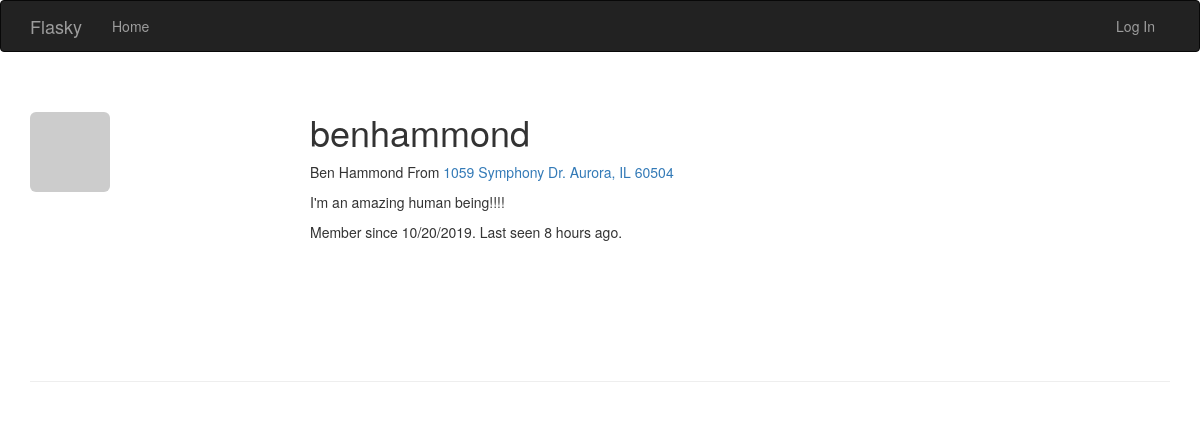
Page /user/benhammond on the earlier database version.
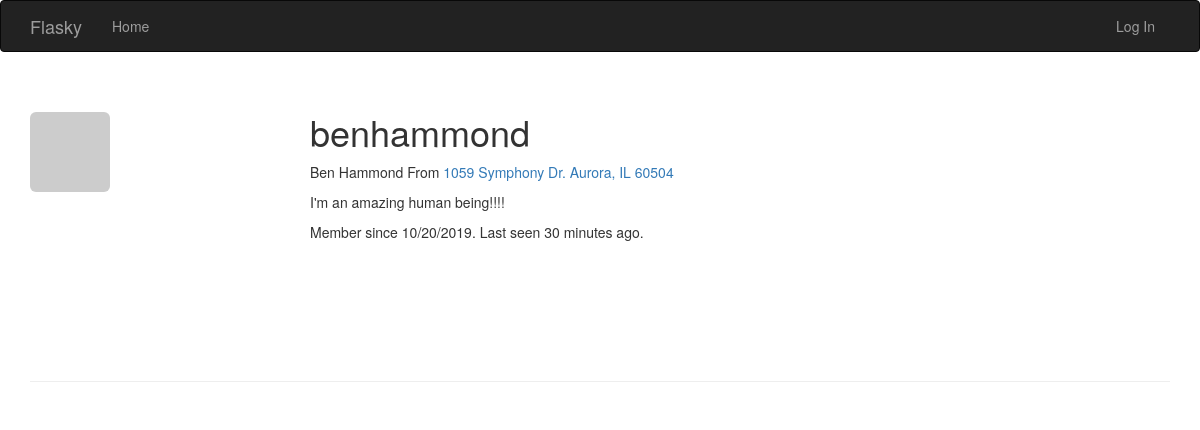
Same page on the later database version.
### app/models.py (models this page shows, shortened)
class User(UserMixin, db.Model):
    __tablename__ = 'users'
    id = db.Column(db.Integer, primary_key=True)
    email = db.Column(db.String(64), unique=True, index=True)
    username = db.Column(db.String(64), unique=True, index=True)
    role_id = db.Column(db.Integer, db.ForeignKey('roles.id'))
    password_hash = db.Column(db.String(128))
    confirmed = db.Column(db.Boolean, default=False)
    name = db.Column(db.String(64))
    location = db.Column(db.String(64))
    about_me = db.Column(db.Text())
    member_since = db.Column(db.DateTime(), default=datetime.utcnow)
    last_seen = db.Column(db.DateTime(), default=datetime.utcnow)
    avatar_hash = db.Column(db.String(32))
    @property
    def password(self):
        raise AttributeError('password is not a readable attribute')
    def gravatar(self, size=100, default='identicon', rating='g'):
        if request.is_secure:
            url = 'https://secure.gravatar.com/avatar'
        else:
            url = 'http://secure.gravatar.com/avatar'
        hash = hashlib.md5(self.email.lower().encode('utf-8')).hexdigest()
        return '{url}/{hash}?s={size}&d={default}&r={rating}'.format(
                url=url, hash=hash, size=size, default=default, rating=rating)

### app/main/views.py (the view)
@main.route('/user/<username>')
def user(username):
    user = User.query.filter_by(username=username).first_or_404()
    return render_template('user.html', user=user)

### app/auth/views.py (called while the page is built)
@auth.before_app_request
def before_request():
    if current_user.is_authenticated:
        current_user.ping()
        if not current_user.confirmed \
                and request.endpoint \
                and request.blueprint != 'auth' \
                and request.endpoint != 'static':
            return redirect(url_for('auth.unconfirmed'))

### app/main/__init__.py (called while the page is built)
@main.app_context_processor
def inject_permissions():
    return dict(Permission=Permission)

### app/models.py (called while the page is built)
    def is_administrator(self):
        return False

### app/templates/user.html (shortened to what this page needs)
{% extends "base.html" %}
{% block page_content %}
<div class="page-header">
    <img class="img-rounded profile-thumbnail" src="{{ user.gravatar(size=256) }}">
    <div class="profile-header">
        <h1>{{ user.username }}</h1>
        {% if user.name or user.location %}
        <p>
            {% if user.name %}{{ user.name }}{% endif %}
            {% if user.location %}
                From <a href="http://maps.google.com/?q={{ user.location }}">
                    {{ user.location }}</a>
            {% endif %}
        </p>
        {% endif %}
        {% if user.about_me %}<p>{{ user.about_me }}</p>{% endif %}
        <p>Member since {{ moment(user.member_since).format('L') }}.
           Last seen {{ moment(user.last_seen).fromNow() }}.
        </p>
    </div>
</div>
{% endblock %}

### app/templates/base.html (shortened to what this page needs)
{% extends "bootstrap/base.html" %}
{% block head %}
{{ super() }}
<link rel="stylesheet" type="text/css" href="{{ url_for('static', filename='styles.css') }}">
{% endblock %}
{% block navbar %}
<div class="navbar navbar-inverse" role="navigation">
    <div class="container">
        <div class="navbar-header">
            <a class="navbar-brand" href="/">Flasky</a>
        </div>
        <div class="navbar-collapse collapse">
            <ul class="nav navbar-nav">
                <li><a href="/">Home</a></li>
            </ul>
            <ul class="nav navbar-nav navbar-right">
                {% if current_user.is_authenticated %}
                <li><a href="{{ url_for('auth.logout') }}">Log Out</a></li>
                {% else %}
                <li><a href="{{ url_for('auth.login') }}">Log In</a></li>
                {% endif %}
            </ul>
        </div>
    </div>
</div>
{% endblock %}
{% block content %}
<div class="container">
    {% block page_content %}{% endblock %}
</div>
{% endblock %}

### app/static/styles.css (style rules this page uses)
.profile-thumbnail { position: absolute; }
.profile-header { min-height: 260px; margin-left: 280px; }

Differences in the rows shown:
changed User "benhammond": last_seen "8 hours ago" → "30 minutes ago"
